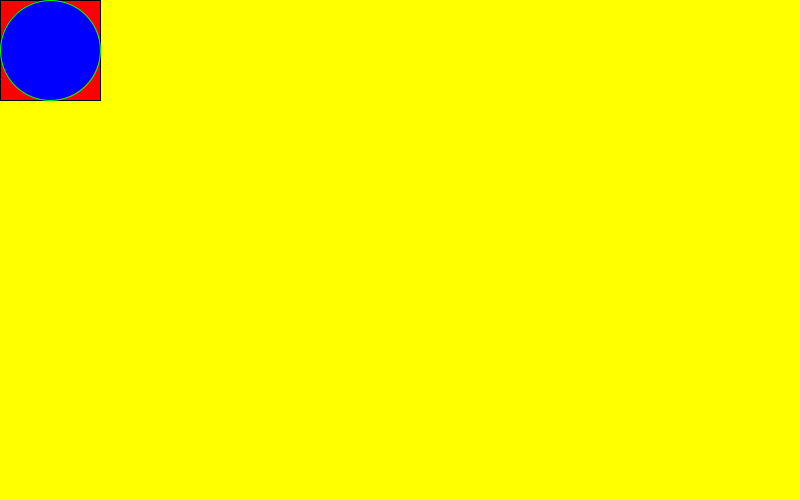
Frame 1 (no input)
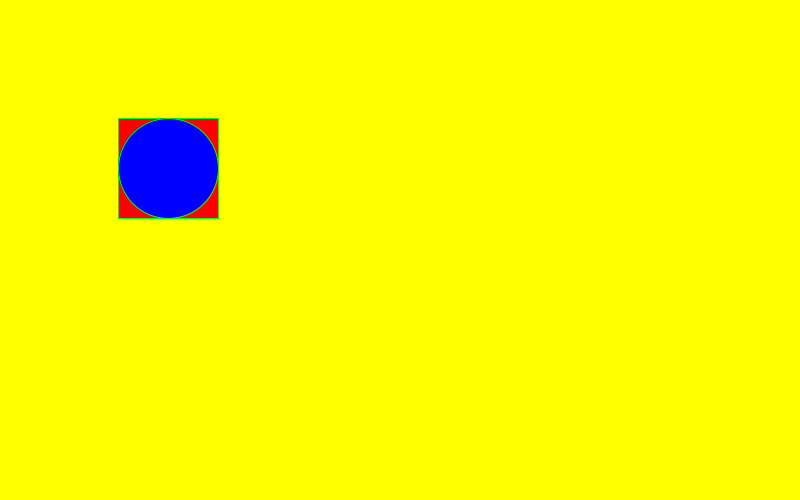
Frame 60 (the mouse pressed at the canvas centre just before this capture)
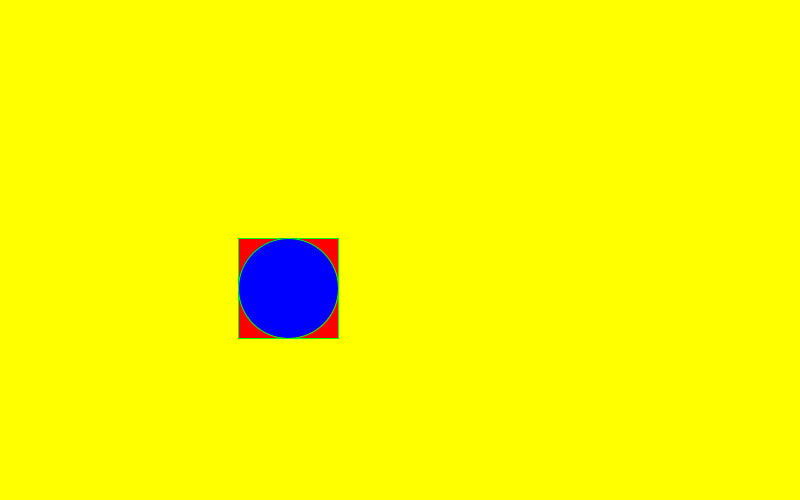
Frame 120 (the mouse held since frame 60 and released just before this capture)

The Processing sketch that drew these frames (run headless with seeded random() and noise(); from frame 60 on, the mouse is pressed at the canvas centre):

// Processing sketch: class1program1
// ── class1program1.pde
void setup() {
  size(800,500);
  //frameRate(60);
}

int x = 0, y = 0;
int dx = 2, dy = 2;
//int is 32 bit +/- 31 bit = 2.1 billion 
void draw() {
  background(255,255,0);
  fill( 255, 0, 0);
  rect( x, y, 100, 100);
  fill(0,0,255);
  stroke(0,255,0);
  ellipse(x + 50,y + 50, 100, 100);
  x = x + dx; 
  y= y + dy; //x++; x +=1; ++x;
  if (x >= width - 100 || x < 0 ){
  dx = -dx;
  }
  if (y >= height - 100 || y < 0) {
  dy = -dy;
  }
  //rect(x,y+300,100,100);
  
  
}
